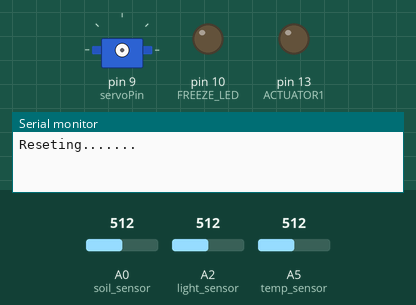
This sketch was run on a simulated Arduino Uno, built with avr-gcc and run on an emulated ATmega328P. Parts: servo, output pins drawn as LEDs (lit = HIGH), the last lines printed to the serial monitor. The test bench sets the inputs (shaded band); at power-on: A0 (soil_sensor) = 512, A2 (light_sensor) = 512, A5 (temp_sensor) = 512. The modem accepts every AT command (registered, SIM ready, sends succeed) and sends nothing else; pins used as bus, display or sensor lines are not drawn.

Above: at 0.1 s.
At 8.8 s:
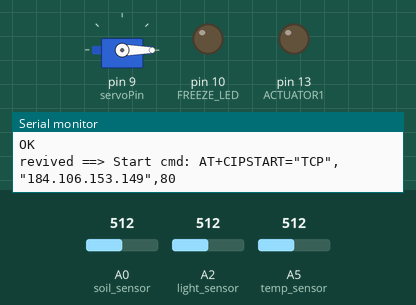
Timing chart, 0 to 10.3 s (numbered marks = the images above):
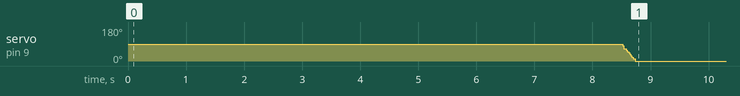

The sketch:

finalcode1_exp.ino
```cpp
String statusChWriteKey = "AIBGG8QEBB8D896T";


String canalID1 = "496303"; //  Actuator1 Channel ID
//String canalID2 = "375599";//


#include <SoftwareSerial.h>
#include <SPI.h>
#include <Wire.h>
//#include <SimpleTimer.h>
#include <VarSpeedServo.h>

SoftwareSerial EspSerial(6, 7); // Rx,  Tx
#define HARDWARE_RESET 8

VarSpeedServo myservo;

const int soil_sensor = A0;  // Analog input pin that the soil moisture sensor is attached to
const int temp_sensor = A5;
const int light_sensor = A2;
const int LED = 10;
const int servoPin = 9; // the digital pin used for the servo
float moist,light,temp;
float steinhart;


#define FREEZE_LED 10

#define THERMISTORNOMINAL 10000
// temp. for nominal resistance (almost always 25 C)
#define TEMPERATURENOMINAL 25
// how many samples to take and average, more takes longer
// but is more 'smooth'
#define NUMSAMPLES 5
// The beta coefficient of the thermistor (usually 3000-4000)
#define BCOEFFICIENT 3950
// the value of the 'other' resistor
#define SERIESRESISTOR 10000

#define aref_voltage 3.3

uint16_t samples[NUMSAMPLES];

// Variables to be used with timers
long writeTimingSeconds = 17; // ==> Define Sample time in seconds to send data 16
long readTimingSeconds = 1; // ==> Define Sample time in seconds to receive data // changed from 5

long startWriteTiming = 0;
long elapsedWriteTime = 0;

long startReadTiming = 0;
long elapsedReadTime = 0;


int spare = 0;
boolean error;
boolean pump = 0;
boolean lamp = 0;


//Relays
#define ACTUATOR1 13 // RED LED   ==> Pump
#define ACTUATOR2 3 // GREEN LED ==> Lamp


void setup()
{
  Serial.begin(9600);

  pinMode(HARDWARE_RESET,OUTPUT);

  pinMode(ACTUATOR1,OUTPUT);

  digitalWrite(HARDWARE_RESET, HIGH);

  digitalWrite(ACTUATOR1, LOW); //LOW


 // DS18B20.begin();
  //dht.begin();

  EspSerial.begin(9600); // Comunicacao com Modulo WiFi
  EspHardwareReset(); //Reset do Modulo WiFi
  startWriteTiming = millis(); // starting the "program clock"


  pinMode(LED, OUTPUT);  // Set lepPin - 9 pin as an output
  pinMode(light_sensor, INPUT);// Set pResistor - A0 pin as an input (optional)
  pinMode(temp_sensor, INPUT);// Set pResistor - A0 pin as an input (optional)


  myservo.attach(servoPin);  // attaches the servo on pin 9 to the servo object
  myservo.write(0,255,true); // set the intial position of the servo, as fast as possible, wait until done

  analogReference(EXTERNAL);

    // by default, we'll generate the high voltage from the 3.3v line internally! (neat!)
/*  display.begin(SSD1306_SWITCHCAPVCC, 0x3C);

  display.clearDisplay();

  display.setTextSize(2);
  display.setTextColor(WHITE);
  display.setCursor(0,0);

  //display.println(" Madgayrah");
  display.display();*/

}

void loop()
{
  /*
  start: //label
  error=0;

  elapsedWriteTime = millis()-startWriteTiming;

  if (elapsedWriteTime > (writeTimingSeconds*1000))
  {
    readSensors();

        // read the sensor:
    moist = analogRead(soil_sensor);
    light = analogRead(light_sensor);
    temp = analogRead(temp_sensor);


    uint8_t i;
    float average;

    // take N samples in a row, with a slight delay
    for (i=0; i< NUMSAMPLES; i++) {
      samples[i] = analogRead(temp_sensor);
    delay(10);
    }


    // average all the samples out
    average = 0;
    for (i=0; i< NUMSAMPLES; i++) {
      average += samples[i];
    }
    average /= NUMSAMPLES;

    Serial.print("Average analog reading ");
    Serial.println(average);

    // convert the value to resistance
    average = 1023 / average - 1;
    average = SERIESRESISTOR / average;
    Serial.print("Thermistor resistance ");
    Serial.println(average);

    float steinhart;
    steinhart = average / THERMISTORNOMINAL;     // (R/Ro)
    steinhart = log(steinhart);                  // ln(R/Ro)
    steinhart /= BCOEFFICIENT;                   // 1/B * ln(R/Ro)
    steinhart += 1.0 / (TEMPERATURENOMINAL + 273.15); // + (1/To)
    steinhart = 1.0 / steinhart;                 // Invert
    steinhart -= 273.15;                         // convert to C


    Serial.print("Temperature ");
    Serial.print(steinhart);
    Serial.println(" *C");


    Serial.print("light Value = " );
    Serial.println(light);

    Serial.print("Moist Value = " );
    Serial.println(moist);

    writeThingSpeak();
    startWriteTiming = millis();
  }

  if (error==1) //Resend if transmission is not completed
  {
    Serial.println(" <<<< ERROR >>>>");
    delay (2000);
    goto start; //go to label "start"
  }*/


  start: //label
  error=0;

  elapsedWriteTime = millis()-startWriteTiming;
  elapsedReadTime = millis()-startReadTiming;

  if (elapsedReadTime > (readTimingSeconds*1000))
  {
    ESPcheck();//executar antes de qualquer leitura ou gravação
    int command = readThingSpeak(canalID1);
    if (command != 9) pump = command;
    //delay (5000);
  //  command = readThingSpeak(canalID2);
   //if (command != 9) lamp = command;

    takeActions();
    startReadTiming = millis();
  }

  if (elapsedWriteTime > (writeTimingSeconds*1000))
  {
    ESPcheck();//executar antes de qualquer leitura ou gravação

            // read the sensor:
    moist = analogRead(soil_sensor);
    light = analogRead(light_sensor);
    temp = analogRead(temp_sensor);


    uint8_t i;
    float average;

    // take N samples in a row, with a slight delay
    for (i=0; i< NUMSAMPLES; i++) {
      samples[i] = analogRead(temp_sensor);
    delay(10);
    }


    // average all the samples out
    average = 0;
    for (i=0; i< NUMSAMPLES; i++) {
      average += samples[i];
    }
    average /= NUMSAMPLES;

    Serial.print("Average analog reading ");
    Serial.println(average);

    // convert the value to resistance
    average = 1023 / average - 1;
    average = SERIESRESISTOR / average;
    Serial.print("Thermistor resistance ");
    Serial.println(average);


    steinhart = average / THERMISTORNOMINAL;     // (R/Ro)
    steinhart = log(steinhart);                  // ln(R/Ro)
    steinhart /= BCOEFFICIENT;                   // 1/B * ln(R/Ro)
    steinhart += 1.0 / (TEMPERATURENOMINAL + 273.15); // + (1/To)
    steinhart = 1.0 / steinhart;                 // Invert
    steinhart -= 273.15;                         // convert to C


    Serial.print("Temperature ");
    Serial.print(steinhart);
    Serial.println(" *C");


    Serial.print("light Value = " );
    Serial.println(light);

    Serial.print("Moist Value = " );
    Serial.println(moist);

    writeThingSpeak();
    startWriteTiming = millis();
  }

  if (error==1) //Resend if transmission is not completed
  {
    Serial.println(" <<<< ERROR >>>>");
    digitalWrite(FREEZE_LED, HIGH);
    delay (2000);
    goto start; //go to label "start"
  }


}

/********* Conexao com TCP com Thingspeak *******/
void writeThingSpeak(void)
{

  startThingSpeakCmd();

  // preparacao da string GET
  String getStr = "GET /update?api_key=";

getStr += statusChWriteKey;
  getStr +="&field6=";
  getStr += String(moist);
  getStr +="&field7=";
  getStr += String(light);
  getStr +="&field3=";
  getStr += String(steinhart);
  getStr +="&field8=";
  getStr += String(spare);
  getStr += "\r\n\r\n";

  sendThingSpeakGetCmd(getStr);
}

/********* Reset ESP *************/
void EspHardwareReset(void)
{
  Serial.println("Reseting.......");
  digitalWrite(HARDWARE_RESET, LOW);
  delay(500);
  digitalWrite(HARDWARE_RESET, HIGH);
  delay(8000);//Tempo necessário para começar a ler
  Serial.println("RESET");
}

/********* Start communication with ThingSpeak*************/
void startThingSpeakCmd(void)
{
  EspSerial.flush();//limpa o buffer antes de começar a gravar

  String cmd = "AT+CIPSTART=\"TCP\",\"";
  cmd += "184.106.153.149"; // Endereco IP de api.thingspeak.com
  cmd += "\",80";
  EspSerial.println(cmd);
  Serial.print("revived ==> Start cmd: ");
  Serial.println(cmd);

  if(EspSerial.find("Error"))
  {
    Serial.println("AT+CIPSTART error");
    return;
  }
}

/********* send a GET cmd to ThingSpeak *************/
String sendThingSpeakGetCmd(String getStr)
{
  String cmd = "AT+CIPSEND=";
  cmd += String(getStr.length());
  EspSerial.println(cmd);
  Serial.print("revive ==> lenght cmd: ");
  Serial.println(cmd);

  if(EspSerial.find((char *)">"))
  {
    EspSerial.print(getStr);
    Serial.print("revive ==> getStr: ");
    Serial.println(getStr);
    delay(500);//tempo para processar o GET, sem este delay apresenta busy no próximo comando

    String messageBody = "";
    while (EspSerial.available())
    {
      String line = EspSerial.readStringUntil('\n');
      if (line.length() == 1)
      { //actual content starts after empty line (that has length 1)
        messageBody = EspSerial.readStringUntil('\n');
      }
    }
    Serial.print("MessageBody received: ");
    Serial.println(messageBody);
    return messageBody;
  }
  else
  {
    EspSerial.println("AT+CIPCLOSE");     // alert user
    Serial.println("ESP8266 CIPSEND ERROR: RESENDING"); //Resend...
    spare = spare + 1;
    error=1;
    return "error";
  }
}


void takeActions(void)
{
  Serial.print("Pump: ");
  Serial.println(pump);
 // Serial.print("Lamp: ");
 // Serial.println(lamp);
  if (pump == 1) digitalWrite(ACTUATOR1, HIGH);
  else digitalWrite(ACTUATOR1, LOW);
 // if (lamp == 1) digitalWrite(ACTUATOR2, LOW);
//  else digitalWrite(ACTUATOR2, HIGH);
}


boolean ESPcheck(void)
{
  EspSerial.println("AT"); // Send "AT+" command to module

  if (echoFind("OK"))
  {
    //Serial.println("ESP ok");
    digitalWrite(FREEZE_LED, LOW);
    return true;
  }
  else //Freeze ou Busy
  {
    Serial.println("ESP Freeze ******************************************************");
    digitalWrite(FREEZE_LED, HIGH);
    EspHardwareReset();
    return false;
  }
}


int readThingSpeak(String channelID)
{
  startThingSpeakCmd();
  int command;
  // preparacao da string GET
  String getStr = "GET /channels/";
  getStr += channelID;
  getStr +="/fields/1/last";
  getStr += "\r\n";

  String messageDown = sendThingSpeakGetCmd(getStr);
  if (messageDown[5] == 49)
  {
    command = messageDown[7]-48;
    Serial.print("Command received: ");
    Serial.println(command);
  }
  else command = 9;
  return command;
}


boolean echoFind(String keyword)
{
 byte current_char = 0;
 byte keyword_length = keyword.length();
 long deadline = millis() + 5000; // Tempo de espera 5000ms
 while(millis() < deadline){
  if (EspSerial.available()){
    char ch = EspSerial.read();
    Serial.write(ch);
    if (ch == keyword[current_char])
      if (++current_char == keyword_length){
       Serial.println();
       return true;
    }
   }
  }
 return false; // Tempo de espera esgotado
}
```
